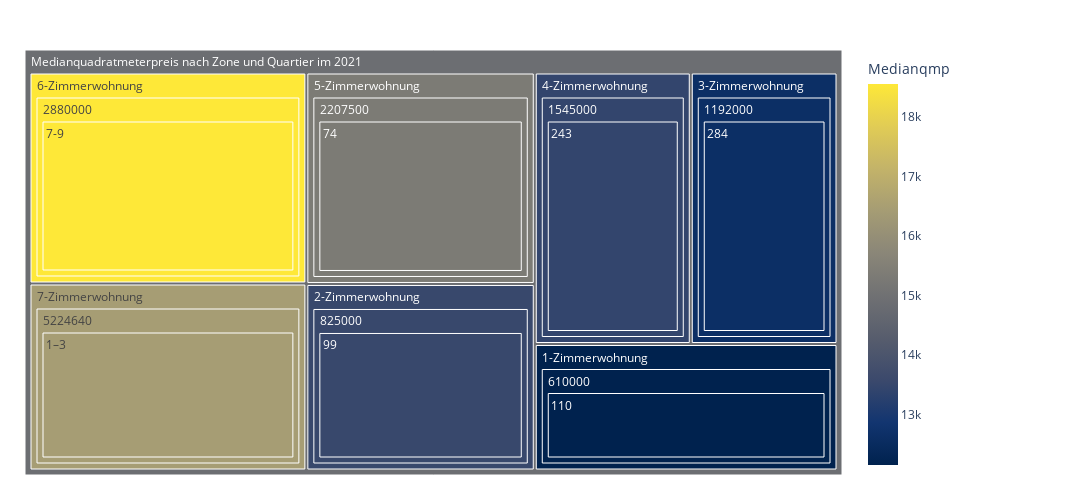

The cell this chart's notebook holds for it:
### Code cell
fig = px.treemap(data2betested.loc["2021"].query('Medianqmp > 0').reset_index()
                 , path=[px.Constant("Medianquadratmeterpreis nach Zone und Quartier im 2021")
                         ,'Zimmerzahl', 'Medianwhgpreis','Anzahl_HAE']
                 , values='Medianqmp'
                 , color='Medianqmp'               
                 #, color_discrete_map={'(?)':'lightgrey','EVP':'gold', 'SP':'#FF3030', 'PdA':'#EE3B3B', 'Grüne':'#A2CD5A','GLP':'#CAFF70','Die Mitte':'orange','FDP':'#104E8B','AL':'deeppink','SVP':'forestgreen', 'FL ZÜRI':'#8B864E','Volt':'#lightblue' }                
                 ## bei continuous scales (bei Zahlenwerten):
                 ,color_continuous_scale='cividis'
                 ,height=500 , width=1100                 
                )
fig.update_traces(root_color="grey")
fig.update_layout(margin = dict(t=50, l=25, r=250, b=25))
fig.show()

### Figure 1 — Plotly figure (JSON) as saved in the notebook; plotly's stock layout.template omitted (floating-point values rounded to 4 significant figures)
{"data": [{"branchvalues": "total", "customdata": [[12160], [16440], [13450], [12650], [18550], [15340], [13530], [12160], [13530], [12650], [13450], [15340], [18550], [16440], [12160], [13530], [12650], [13450], [15340], [18550], [16440], [14900.0]], "domain": {"x": [0, 1], "y": [0, 1]}, "hovertemplate": "labels=%{label}<br>Medianqmp_sum=%{value}<br>parent=%{parent}<br>id=%{id}<br>Medianqmp=%{color}<extra></extra>", "ids": ["Medianquadratmeterpreis nach Zone und Quartier im 2021/1-Zimmerwohnung/610000/110", "Medianquadratmeterpreis nach Zone und Quartier im 2021/7-Zimmerwohnung/5224640/1–3", "Medianquadratmeterpreis nach Zone und Quartier im 2021/4-Zimmerwohnung/1545000/243", "Medianquadratmeterpreis nach Zone und Quartier im 2021/3-Zimmerwohnung/1192000/284", "Medianquadratmeterpreis nach Zone und Quartier im 2021/6-Zimmerwohnung/2880000/7-9", "Medianquadratmeterpreis nach Zone und Quartier im 2021/5-Zimmerwohnung/2207500/74", "Medianquadratmeterpreis nach Zone und Quartier im 2021/2-Zimmerwohnung/825000/99", "Medianquadratmeterpreis nach Zone und Quartier im 2021/1-Zimmerwohnung/610000", "Medianquadratmeterpreis nach Zone und Quartier im 2021/2-Zimmerwohnung/825000", "Medianquadratmeterpreis nach Zone und Quartier im 2021/3-Zimmerwohnung/1192000", "Medianquadratmeterpreis nach Zone und Quartier im 2021/4-Zimmerwohnung/1545000", "Medianquadratmeterpreis nach Zone und Quartier im 2021/5-Zimmerwohnung/2207500", "Medianquadratmeterpreis nach Zone und Quartier im 2021/6-Zimmerwohnung/2880000", "Medianquadratmeterpreis nach Zone und Quartier im 2021/7-Zimmerwohnung/5224640", "Medianquadratmeterpreis nach Zone und Quartier im 2021/1-Zimmerwohnung", "Medianquadratmeterpreis nach Zone und Quartier im 2021/2-Zimmerwohnung", "Medianquadratmeterpreis nach Zone und Quartier im 2021/3-Zimmerwohnung", "Medianquadratmeterpreis nach Zone und Quartier im 2021/4-Zimmerwohnung", "Medianquadratmeterpreis nach Zone und Quartier im 2021/5-Zimmerwohnung", "Medianquadratmeterpreis nach Zone und Quartier im 2021/6-Zimmerwohnung", "Medianquadratmeterpreis nach Zone und Quartier im 2021/7-Zimmerwohnung", "Medianquadratmeterpreis nach Zone und Quartier im 2021"], "labels": ["110", "1–3", "243", "284", "7-9", "74", "99", "610000", "825000", "1192000", "1545000", "2207500", "2880000", "5224640", "1-Zimmerwohnung", "2-Zimmerwohnung", "3-Zimmerwohnung", "4-Zimmerwohnung", "5-Zimmerwohnung", "6-Zimmerwohnung", "7-Zimmerwohnung", "Medianquadratmeterpreis nach Zone und Quartier im 2021"], "marker": {"coloraxis": "coloraxis", "colors": [12160, 16440, 13450, 12650, 18550, 15340, 13530, 12160, 13530, 12650, 13450, 15340, 18550, 16440, 12160, 13530, 12650, 13450, 15340, 18550, 16440, 14900.0]}, "name": "", "parents": ["Medianquadratmeterpreis nach Zone und Quartier im 2021/1-Zimmerwohnung/610000", "Medianquadratmeterpreis nach Zone und Quartier im 2021/7-Zimmerwohnung/5224640", "Medianquadratmeterpreis nach Zone und Quartier im 2021/4-Zimmerwohnung/1545000", "Medianquadratmeterpreis nach Zone und Quartier im 2021/3-Zimmerwohnung/1192000", "Medianquadratmeterpreis nach Zone und Quartier im 2021/6-Zimmerwohnung/2880000", "Medianquadratmeterpreis nach Zone und Quartier im 2021/5-Zimmerwohnung/2207500", "Medianquadratmeterpreis nach Zone und Quartier im 2021/2-Zimmerwohnung/825000", "Medianquadratmeterpreis nach Zone und Quartier im 2021/1-Zimmerwohnung", "Medianquadratmeterpreis nach Zone und Quartier im 2021/2-Zimmerwohnung", "Medianquadratmeterpreis nach Zone und Quartier im 2021/3-Zimmerwohnung", "Medianquadratmeterpreis nach Zone und Quartier im 2021/4-Zimmerwohnung", "Medianquadratmeterpreis nach Zone und Quartier im 2021/5-Zimmerwohnung", "Medianquadratmeterpreis nach Zone und Quartier im 2021/6-Zimmerwohnung", "Medianquadratmeterpreis nach Zone und Quartier im 2021/7-Zimmerwohnung", "Medianquadratmeterpreis nach Zone und Quartier im 2021", "Medianquadratmeterpreis nach Zone und Quartier im 2021", "Medianquadratmeterpreis nach Zone und Quartier im 2021", "Medianquadratmeterpreis nach Zone und Quartier im 2021", "Medianquadratmeterpreis nach Zone und Quartier im 2021", "Medianquadratmeterpreis nach Zone und Quartier im 2021", "Medianquadratmeterpreis nach Zone und Quartier im 2021", ""], "root": {"color": "grey"}, "type": "treemap", "values": [12160, 16440, 13450, 12650, 18550, 15340, 13530, 12160, 13530, 12650, 13450, 15340, 18550, 16440, 12160, 13530, 12650, 13450, 15340, 18550, 16440, 102120]}], "layout": {"coloraxis": {"colorbar": {"title": {"text": "Medianqmp"}}, "colorscale": [[0, "#00224e"], [0.1111, "#123570"], [0.2222, "#3b496c"], [0.3333, "#575d6d"], [0.4444, "#707173"], [0.5556, "#8a8678"], [0.6667, "#a59c74"], [0.7778, "#c3b369"], [0.8889, "#e1cc55"], [1, "#fee838"]]}, "height": 500, "legend": {"tracegroupgap": 0}, "margin": {"b": 25, "l": 25, "r": 250, "t": 50}, "width": 1100}}
